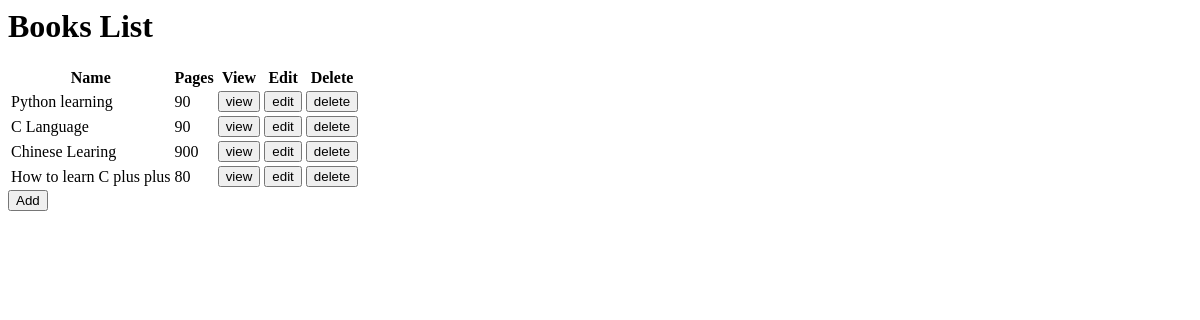
The app's page /, older data.
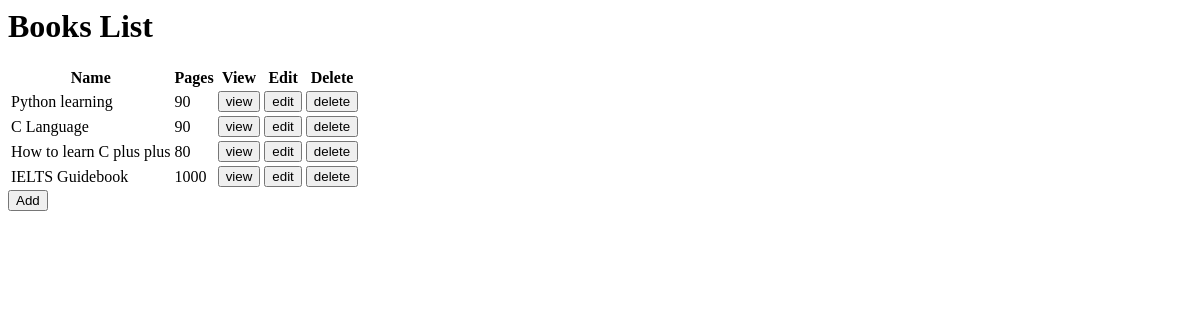
The same page, newer data.
### books/models.py (models this page shows, shortened)
class Book(models.Model):
    name = models.CharField(max_length = 200)
    pages = models.IntegerField()

### books/views.py (the view)
# urls.py: path('', views.BookList.as_view(), name='book_list'),
class BookList(ListView):
    model = Book

### books/templates/books/book_list.html (shortened to what this page needs)
<head>
</head>
<body>
    <h1>
        Books List
    </h1>
    <table>
        <thead>
            <tr>
            <th>Name</th>
            <th>Pages</th>
            <th>View</th>
            <th>Edit</th>
            <th>Delete</th>
            </tr>
        </thead>
        <tbody>
            {% for book in object_list %}
            <tr>
            <td>{{ book.name }}</td>
            <td>{{ book.pages }}</td>
            <td>
                <a href="{% url "book_view" book.id %}">
                    <button>
                        view
                    </button>
                </a>
            </td>
            <td>
                <a href="{% url "book_edit" book.id %}">
                    <button>
                        edit
                    </button>
                </a>
            </td>
            <td>
                <a href="{% url "book_delete" book.id %}">
                    <button>
                        delete
                    </button>
                </a>
            </td>
            </tr>
            {% endfor %}
        </tbody>
    </table>
    <a href="{% url "book_new" %}">
        <button>
            Add
        </button>
    </a>
</body>

Row changes from the older to the newer data that the page shows:
removed Book: name "Chinese Learing", pages "900"
added Book: name "IELTS Guidebook", pages "1000"
